Frame 1 (no input): blank canvas, image omitted
Frame 60 (the mouse pressed at the canvas centre just before this capture): blank canvas, image omitted
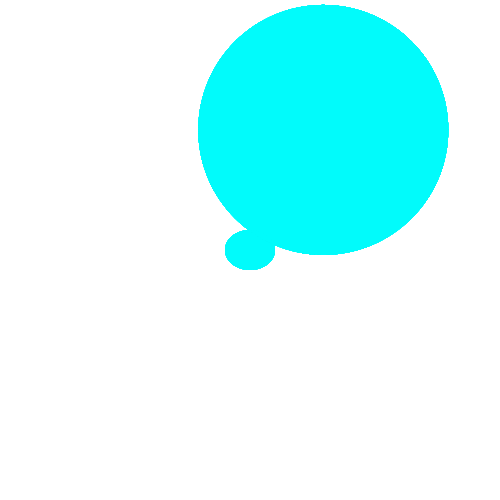
Frame 120 (the mouse held since frame 60 and released just before this capture)

The Processing sketch whose frames 1 and 60 were blank and that drew this single picture after the mouse press (run headless with seeded random() and noise(); from frame 60 on, the mouse is pressed at the canvas centre):

// Processing sketch: processing_63644
// ── processing_63644.pde

int total = 0;
 
float[] xpos = new float[0];
float[] ypos = new float[0];;
 
void setup(){
  background (255);
  size(500,500);
  smooth();
  noStroke();
  
   
}
void keyPressed(){
  
    background(255);
    xpos = new float[0];
    ypos = new float[0];;
    total=0;
}
 
void draw(){

    int i = 0;
    while (i < total) {
    fill(0,mouseY,mouseX,100);
    ellipse(xpos[i], ypos[i], mouseX ,mouseY );
    ellipse(mouseX, mouseY, random(50,50), random(40,40));
    i = i + 1;
     
}
}
 
 
 
void mousePressed(){
  total = total + 1;
  xpos = expand(xpos, total);
  ypos = expand(ypos, total);
   
  xpos[total - 1] = random(width);
  ypos[total - 1] = random(height);
}
